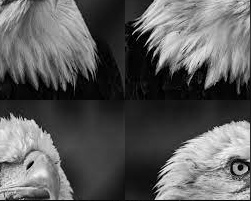
#> input picture eagle.jpg, 251 x 201 px
$ python eagle.py
#> lines starting #> are read from the running program, lines starting #| are printed output that depends on the picture
import cv2


img = cv2.imread('eagle.jpg')
#> img is the input picture: shape (201, 251, 3); min 0, max 252, mean 91.6


height, width, channels = img.shape
#> height = 201; width = 251; channels = 3


h = height // 2
#> h = 100
w = width // 2
#> w = 125

part1 = img[0:h, 0:w]
part2 = img[0:h, w:width]
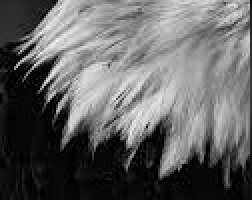
#> part2: shape (100, 126, 3) (shown 2 times larger); min 0, max 245, mean 98.8
part3 = img[h:height, 0:w]
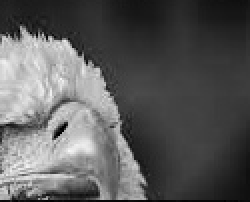
#> part3: shape (101, 125, 3) (shown 2 times larger); min 0, max 248, mean 91
part4 = img[h:height, w:width]
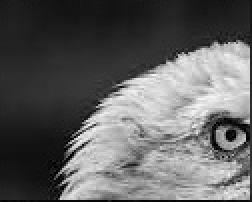
#> part4: shape (101, 126, 3) (shown 2 times larger); min 0, max 252, mean 96.9

top = cv2.hconcat([part4, part3])
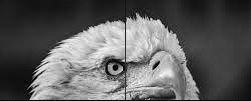
#> top: shape (101, 251, 3); min 0, max 252, mean 94
bottom = cv2.hconcat([part2, part1])
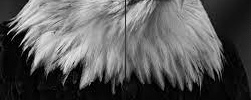
#> bottom: shape (100, 251, 3); min 0, max 245, mean 89.1
result = cv2.vconcat([top, bottom])
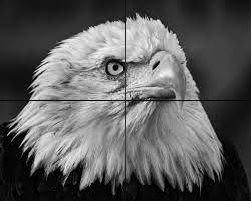
#> result: shape (201, 251, 3); min 0, max 252, mean 91.6
bigger = cv2.resize(result, (200, 200))
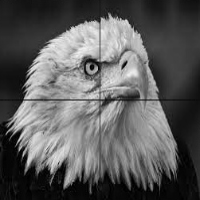
#> bigger: shape (200, 200, 3); min 0, max 241, mean 91.5

cv2.imshow('Combined Image', bigger)
cv2.waitKey(0)
cv2.destroyAllWindows()

$ run again, with Apple.jpg copied over eagle.jpg
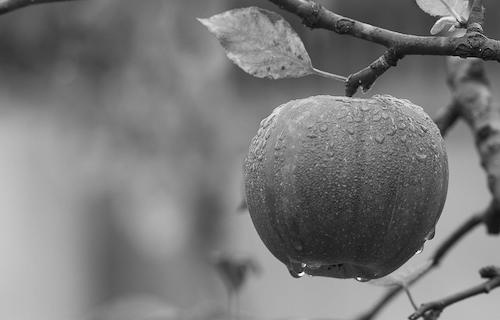
#> input picture Apple.jpg, 500 x 320 px
#> img is the input picture: shape (320, 500, 3); min 0, max 255, mean 121.3
#> `result = cv2.vconcat([top, bottom])`:
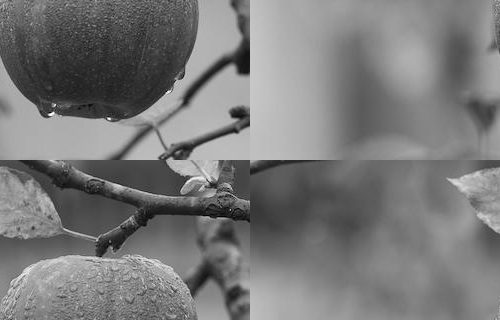
#> result: shape (320, 500, 3); min 0, max 255, mean 121.3
#> `bigger = cv2.resize(result, (200, 200))`:
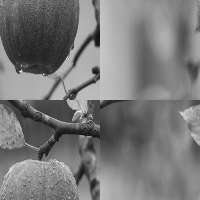
#> bigger: shape (200, 200, 3); min 12, max 248, mean 121.2

$ run again, with LeftCat.jpg copied over eagle.jpg
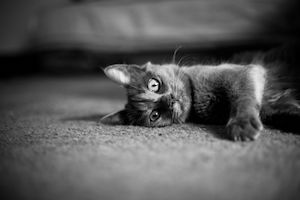
#> input picture LeftCat.jpg, 300 x 200 px
#> img is the input picture: shape (200, 300, 3); min 0, max 250, mean 88.1
#> `result = cv2.vconcat([top, bottom])`:
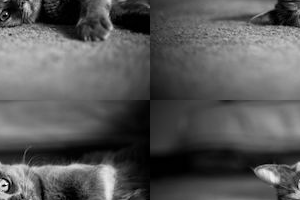
#> result: shape (200, 300, 3); min 0, max 250, mean 88.1
#> `bigger = cv2.resize(result, (200, 200))`:
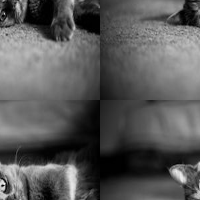
#> bigger: shape (200, 200, 3); min 0, max 245, mean 88.2

$ run again, with RightCat.jpg copied over eagle.jpg
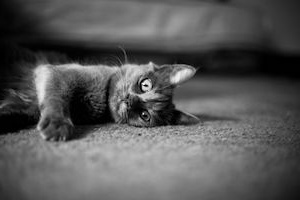
#> input picture RightCat.jpg, 300 x 200 px
#> img is the input picture: shape (200, 300, 3); min 0, max 252, mean 88.1
#> `bigger = cv2.resize(result, (200, 200))`:
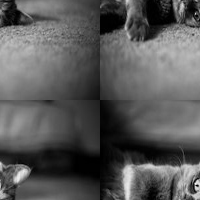
#> bigger: shape (200, 200, 3); min 0, max 246, mean 88.2
